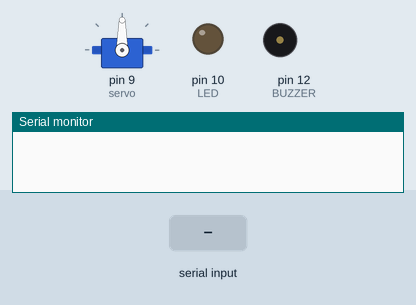
The sketch below on a simulated Arduino Uno, built with avr-gcc and run on an emulated ATmega328P. On the bench: servo, output pins drawn as LEDs (lit = HIGH), buzzer (waves = sounding), the last lines printed to the serial monitor. Inputs (shaded band) come from the test bench.

Above: at 1.2 s.
1.3 s: "3" received over Serial
At 1.4 s:
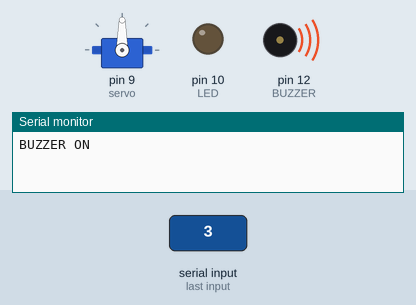
4.3 s: "1" received over Serial
At 6.1 s:
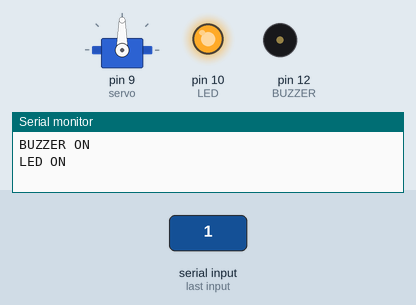
6.8 s: "4" received over Serial
At 7.7 s:
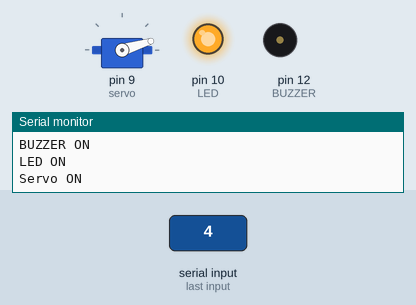
Timing chart, 0 to 24.8 s (numbered marks = the images above; inputs shaded):
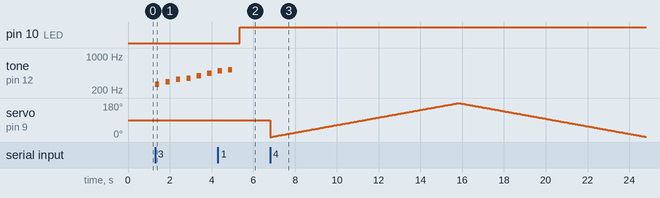

The sketch:

serial1.ino
```cpp
#define LED 10
#define BUZZER 12
#include <Servo.h>
int a[] = {0,30,60,90,120,150,180,210,240,270,300,330,360};
Servo servo;  // create servo object to control a servo
int angle = 0;


const int melody[] = {
  262,
  294,
  330,
  349,
  392,
  440,
  494,
  523
};

void setup() {
  //시리얼 통신 속도(baudrate)
  Serial.begin(9600);
  //LED 출력 설정
  pinMode(LED, OUTPUT);
  servo.attach(9);
}

void loop() {

  controlSystem();

}


void controlSystem(){

    // 데이터 수신: PC -> 아두이노
  if (Serial.available()) {
    char ch = Serial.read();
    if (ch == '1') {
      digitalWrite(LED, HIGH);
      //데이터 송신: 아두이노->PC
      Serial.print("LED ON\n");
    }
    else if (ch == '2') {
      digitalWrite(LED, LOW);
      Serial.print("LED OFF\n");
    }
    else if (ch =='3'){
      Serial.print("BUZZER ON\n");
      for(int i=0; i<sizeof(melody)/sizeof(int); i++) {
      tone(BUZZER, melody[i], 200);
      delay(500);
      }
    }
    else if (ch =='4'){
      Serial.print("Servo ON\n");
//      for(int i = 0 ; i<7 ; i++){
//        angle = a[i];
//        servo.write(angle);
//        delay(500);
//      }

      for(angle = 0; angle < 180; angle++)
      {
        servo.write(angle);
        delay(50);
      }
      // now scan back from 180 to 0 degrees
      for(angle = 180; angle > 0; angle--)
      {
        servo.write(angle);
        delay(50);
      }


     }

    delay(50);
  }
}
```

Measured:
- after the input at 1.3 s, tone on pin 12 (BUZZER): plays 262 Hz for 0.20 s, 294 Hz for 0.20 s, 330 Hz for 0.20 s, 349 Hz for 0.20 s, 392 Hz for 0.20 s, 440 Hz for 0.20 s, starting at once
- after the input at 4.3 s, pin 10 (LED): LOW → HIGH after 1.1 s
